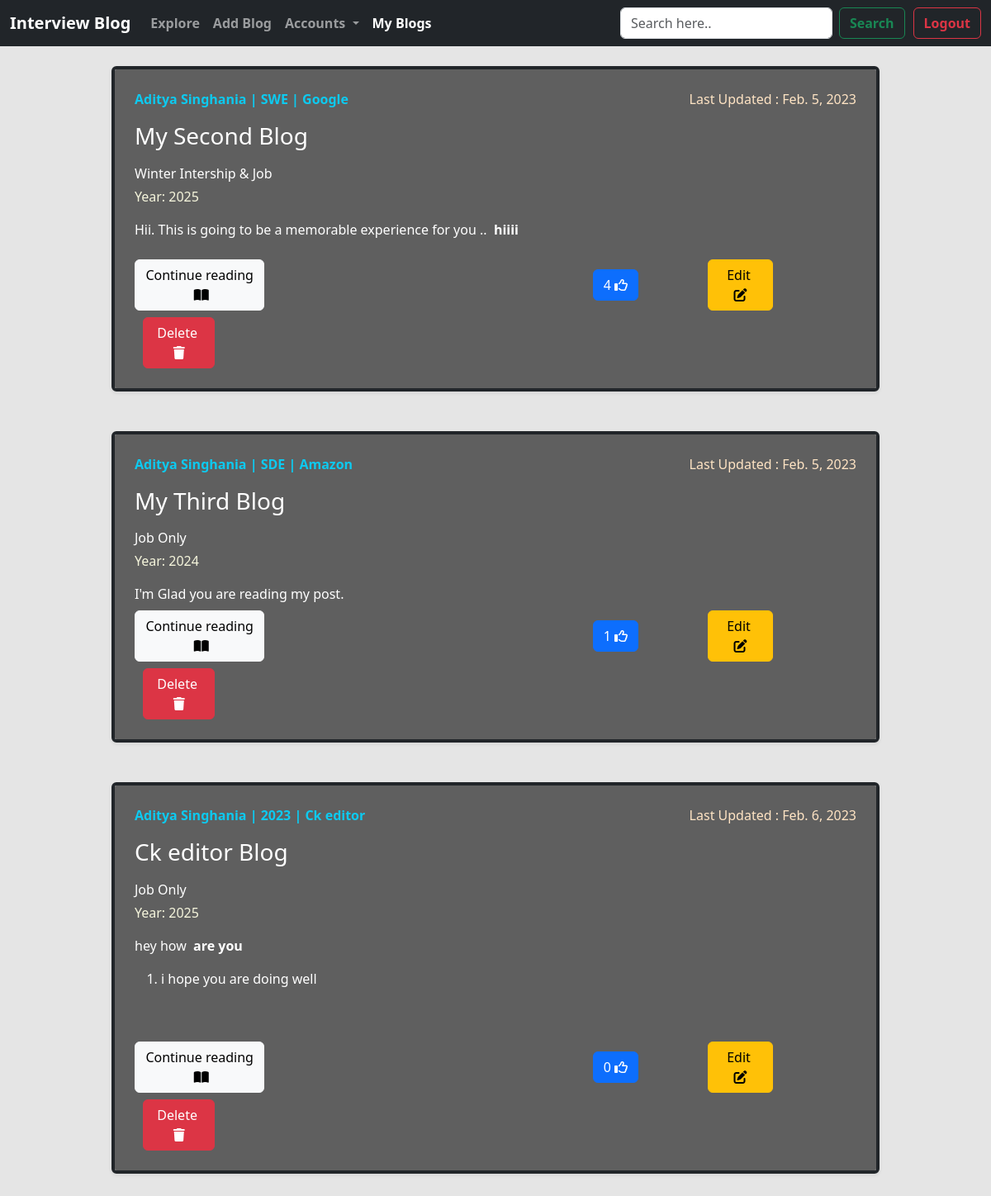
The page /myblogs/ (signed in) on the database its author committed.
### BlogApp/models.py (models this page shows, shortened)
class BlogPost(models.Model):
    post_id = models.AutoField(primary_key=True)
    blog_title = models.CharField(max_length=100,default="Read my first post")
    blog_content = RichTextField(blank=True, null=True)
    company_name = models.CharField(max_length=50,default="")
    CHOICES = (('Summer Internship','Summer Intership'),('Winter Internship Only','Winter Intership Only'),('Winter Internship & Job','Winter Internship & Job'),('Job Only','Job Only'))
    job_offer_type = models.CharField(max_length=100, choices=CHOICES, default="Job Only")
    job_profile = models.CharField(max_length=50,default="")
    year = models.IntegerField()
    author = models.ForeignKey(User,on_delete=models.CASCADE,blank=True,null=True)
    bookmarks = models.ManyToManyField(User, default=None, blank=True, related_name='bookmarks')
    likes = models.ManyToManyField(User, default=None, blank=True, related_name='likes')
    post_date = models.DateField(auto_now_add=True)
    likecount = models.IntegerField(default=0)
    def total_likes(self):
        return self.likes.count()

### BlogApp/views.py (the view)
# urls.py: path('myblogs/',views.myblogs, name="myblogs"),
@login_required(login_url='/login')
def myblogs(request):
    author=request.user
    list = BlogPost.objects.filter(author=author)
    for i in list:
        i.likecount = i.total_likes()
        i.save()
    post = list.order_by('-likecount')
    return render(request, 'myblogs.html', { 'post': post})

### BlogApp/templates/myblogs.html (shortened to what this page needs)
<!doctype html>
<html lang="en">
<head>
  <link rel="stylesheet" href="https://kit.fontawesome.com/961682fbc2.css">
  <link href="https://cdn.jsdelivr.net/npm/bootstrap@5.3.0-alpha1/dist/css/bootstrap.min.css" rel="stylesheet"
>
</head>
<body>
  <nav class="navbar navbar-expand-lg navbar-dark bg-dark">
    <div class="container-fluid">
      <a class="navbar-brand" href="#" style=" font-weight:bold;">Interview Blog</a>
      <div class="collapse navbar-collapse" id="navbarSupportedContent">
        <ul class="navbar-nav me-auto mb-2 mb-lg-0">
          <li class="nav-item">
            <a class="nav-link " style=" font-weight:bold;" aria-current="page" href="{% url 'home' %}">Explore</a>
          </li>
          <li class="nav-item">
            <a class="nav-link" style=" font-weight:bold;" href="{% url 'addpost' %}">Add Blog</a>
          </li>
          <li class="nav-item dropdown">
            <a class="nav-link dropdown-toggle" style=" font-weight:bold;" href="#" role="button"
              data-bs-toggle="dropdown" aria-expanded="false">
              Accounts
            </a>
          </li>
          <li class="nav-item">
            <a class="nav-link active " style=" font-weight:bold;" href="{% url 'myblogs' %}">My Blogs</a>
          </li>
        </ul>
        <form class="d-flex" role="search" method="get" action="/search">
          <input class="form-control me-2" type="search" placeholder="Search here.." aria-label="Search" name="search"
            id="search">
          <button class="btn btn-outline-success" style=" font-weight:bold;" type="submit">Search</button>
        </form>
        <button class="btn btn-outline-danger" style=" font-weight:bold; margin-left: 10px;" type="submit">
          <a class="nav-link" style=" font-weight:bold;" href="{% url 'logout' %}">Logout</a>
        </button>
      </div>
    </div>
  </nav>
  <section class="vh-100">
    <div style="height: auto;">
      <div class="container my-4">
        {% for i in post %}
        <div class="col-md-10 offset-md-1">
          <div class="row g-0 border border-dark border-4 rounded overflow-hidden flex-md-row mb-5 shadow-sm h-md-250 position-relative">
            <div class="col p-4 d-flex flex-column position-static " style="background:rgb(95, 95, 95) ;">
              <div class="d-flex justify-content-between">
                <strong class="d-inline-block mb-2 text-info">{{i.author.first_name}} {{i.author.last_name}} | {{i.job_profile}} | {{i.company_name}}</strong><p style="color: bisque;">Last Updated : {{i.post_date}}</p>
              </div>
              <h3 class="mb-3 cw">{{i.blog_title}}</h3>
              <p class="card-text mb-1 cw">{{i.job_offer_type}}</p>
              <div class="mb-3" style="color:beige">Year: {{i.year}}</div>
                        <span class="cw">{{i.blog_content|safe|slice:120}}</span>
                        <div>
              <span class="mt-2">
                <a href="/viewpost/{{i.post_id}}" class=" btn btn-light mt-2" role="button"
                  style="width: 18%;">Continue reading &nbsp;<i class="fa-solid fa-book-open"></i></a>
                <button type="button" class="btn btn-primary mt-2" style="margin-left: 45%;">{{i.likes.count}}
                  <i class="fa-regular fa-thumbs-up"></i></button>
                <a href="/editpost/{{i.post_id}}" class=" btn btn-warning mt-2" style=" width: 9%;margin-left: 80px;"
                  role="button">Edit&nbsp; <i class="fa-solid fa-pen-to-square"></i></a>
                <a href="/deletepost/{{i.post_id}}" class=" btn btn-danger mt-2" role="button"
                  style="width: 10%; margin-left:10px">Delete&nbsp; <i class="fa-solid fa-trash"></i></a>
              </span>
            </div>
            </div>
          </div>
        </div>
        {% endfor %}
        <br>
      </div>
    </div>
  </section>
</body>
</html>

### BlogApp/templates/myblogs.html (style rules this page uses)
body { background:rgb(229, 229, 229); }
.cw { color: white; }

### rows shown on the page
BlogPost: author.first_name "Aditya", author.last_name "Singhania", job_profile "SWE", company_name "Google", post_date "Feb. 5, 2023", blog_title "My Second Blog", job_offer_type "Winter Intership & Job", year "2025", blog_content "Hii. This is going to be a memorable experience for you .. hiiii", likes.count "4"
BlogPost: author.first_name "Aditya", author.last_name "Singhania", job_profile "SDE", company_name "Amazon", post_date "Feb. 5, 2023", blog_title "My Third Blog", job_offer_type "Job Only", year "2024", blog_content "I'm Glad you are reading my post.", likes.count "1"
BlogPost: author.first_name "Aditya", author.last_name "Singhania", job_profile "2023", company_name "Ck editor", post_date "Feb. 6, 2023", blog_title "Ck editor Blog", job_offer_type "Job Only", year "2025", blog_content "hey how are you i hope you are doing well", likes.count "0"
